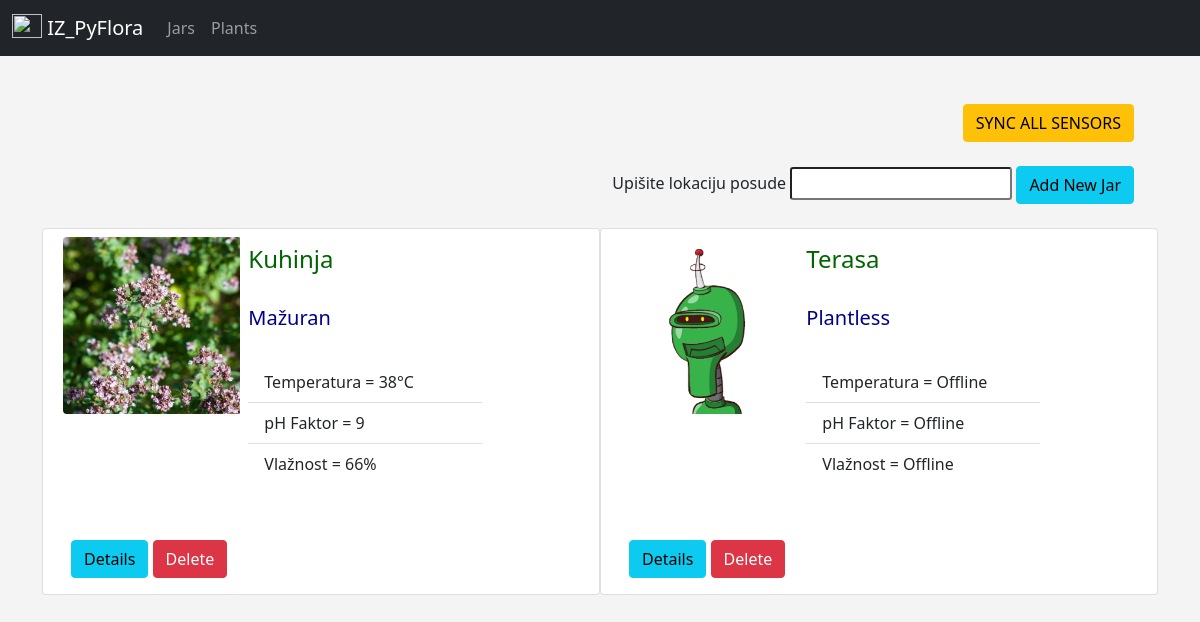
The app's page /jars with its own data.
### app/models.py (models this page shows, shortened)
class Jar(db.Model):
    id = db.Column(db.Integer, primary_key=True)
    name = db.Column(db.String(300), nullable=False, default='Lokacija')
    plant_name = db.Column(db.String(300), nullable=False, default='Plantless')
    photo = db.Column(db.String(300), nullable=False, default='default.jpg')
    temperature = db.Column(db.Integer, nullable=False, default=10)
    phf = db.Column(db.Integer, nullable=False, default=7)
    humidity = db.Column(db.Integer, nullable=False, default=44)

### app/routes.py (the view)
@app.route('/jars', methods=['GET', 'POST'])
def jars():
    form = AddJarForm()
    one_jar = Jar()
    if form.validate_on_submit():
        one_jar.name = form.name.data
        form.name.data = ''
        db.session.add(one_jar)
        db.session.commit()
        flash('Posuda dodana!', category='success')
    jars = Jar.query.order_by(Jar.id)
    return render_template('jars/jars.html',
                        jars=jars,
                        form=form)

### app/forms.py
class AddJarForm(FlaskForm):
    name = StringField('Upišite lokaciju posude', validators=[DataRequired()])
    submit = SubmitField('Add New Jar')

### app/templates/jars/jars.html (shortened to what this page needs)
{% extends 'layout.html' %}
{% block content %}
<div class="container">
    <header class="blog-header">
        <div class="text-end">
            <div class="container-sm">
                <a href="{{ url_for('sync') }}" class="btn btn-warning">SYNC ALL SENSORS</a>
                <br><br>
                <form method="POST">
                    {{ form.name.label() }}
                    {{ form.name(class="form-control-sm") }}
                    {{ form.submit(class="btn btn-info") }}
                </form>
            </div>
        </div>
    </header>
<br>
    <div class="row row-cols-1 row-cols-md-2 g-4">
        {% for jar in jars %}
            <div class="card mb-3" style="max-width: 600px;">
                <div class="row g-0">
                    <div class="col-md-4">
                        <img src="{{ url_for('static', filename='pics/' + jar.photo) }}" class="img-fluid rounded-start m-2" alt="...">
                    </div>
                    <div class="col-md-6">
                        <div class="card-body">
                            <h4 class="card-title">{{ jar.name|capitalize }}</h4>
                            <br>
                            <h5 class="card-title">{{ jar.plant_name }}</h5>
                            <br>
                        {% if jar.plant_name != 'Plantless' %}
                            <ul class="list-group list-group-flush">
                                <li class="list-group-item">Temperatura = {{ jar.temperature }}°C</li>
                                <li class="list-group-item">pH Faktor = {{ jar.phf }}</li>
                                <li class="list-group-item">Vlažnost = {{ jar.humidity }}%</li>
                            </ul>
                        {% else %}
                            <ul class="list-group list-group-flush">
                                <li class="list-group-item">Temperatura = Offline</li>
                                <li class="list-group-item">pH Faktor = Offline</li>
                                <li class="list-group-item">Vlažnost = Offline</li>
                            </ul>
                        {% endif %}
                        </div>
                    </div>
                </div>
                <br>
                <div class="card-body">
                    <a href="{{ url_for('jar_details', jar_id=jar.id) }}" class="btn btn-info">Details</a>
                    <a href="{{ url_for('jar_to_delete', jar_id=jar.id) }}" class="btn btn-danger">Delete</a>
                </div>
            </div>
        {% endfor %}
    </div>
{% endblock content %}

### app/static/css/styles.css (style rules this page uses)
h5 { color: darkblue; }
h4 { color: darkgreen; }
body { background: #f4f4f4 }

### records on screen
Jar: photo (picture), name "Kuhinja", plant_name "Mažuran", temperature "38", phf "9", humidity "66"
Jar: photo (placeholder picture), name "Terasa", plant_name "Plantless", shows "Temperatura = Offline"
